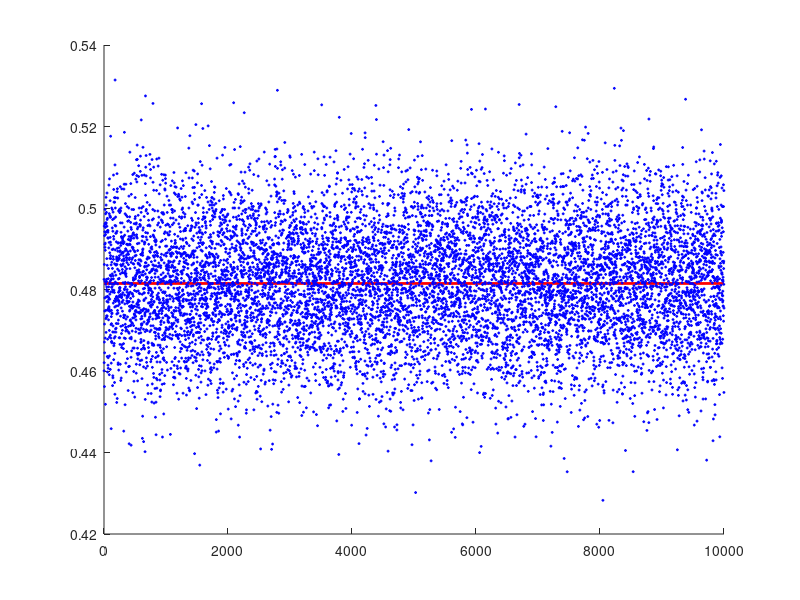

MATLAB code to generate this figure:
% Marcelo Saavedra Boy born Tuesday problem
clc; clear all; close all
N=10000   % Numero de Familias
Sol=13/27; %0.4815
figure(1)
line([0 N],[Sol Sol],'Color','red','linewidth',2)
hold on


for i=1:N
    sex1=randi(2,N,1);  % sexo bebe 1
    sex2=randi(2,N,1);  % sexo bebe 2
    day1=randi(7,N,1);  % Dia nacimiento bebe 1
    day2=randi(7,N,1);  % Dia nacimiento bebe 2
    oneTboy= sex1==1 & day1==2 | sex2==1 & day2==2;
    Tboys= sex1==1 & sex2==1;
    oneTboyAnd2Boys= oneTboy & Tboys;
    P=sum(oneTboyAnd2Boys) / sum(oneTboy);
    if P>=0
        AP(i)=P;
    else
        AP(i)=0;
    end
    
end
figure(1)
    plot(AP,'sb','linewidth',1,'markersize',1);
